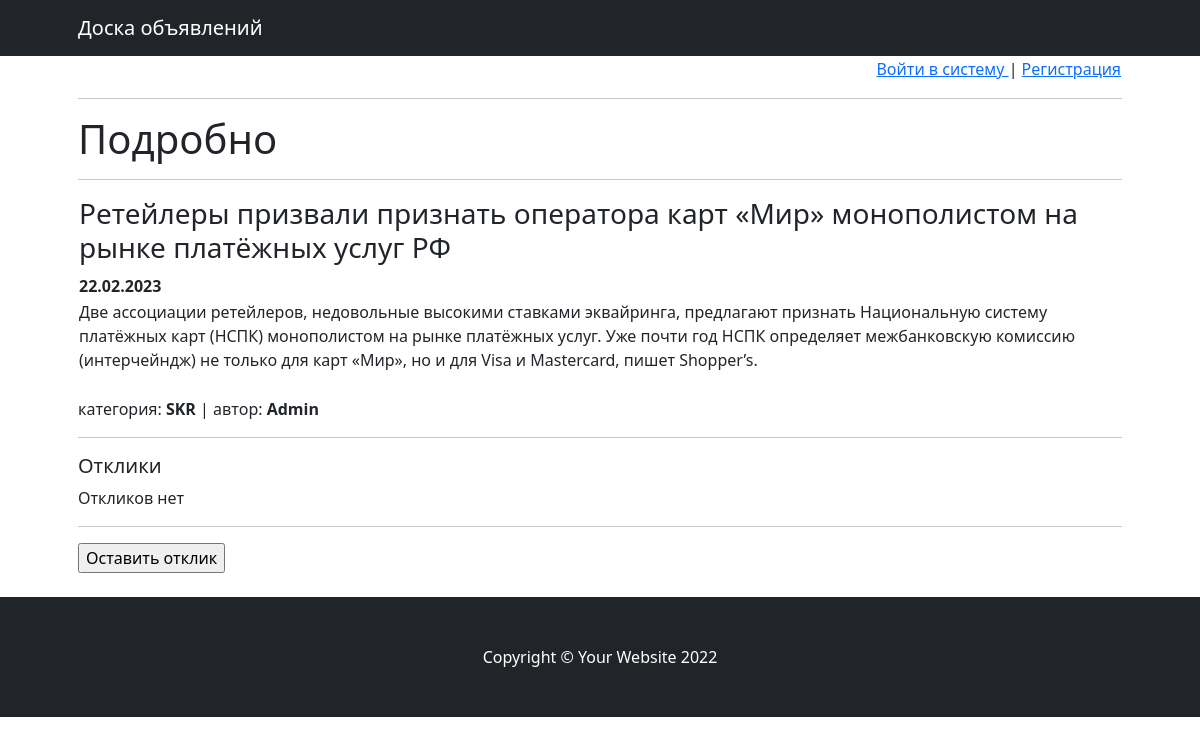
Page /board/7 on the committed database.
### board/models.py (models this page shows, shortened)
class Posts(models.Model):
    author = models.ForeignKey(Authors, null=True, on_delete=models.CASCADE)
    post_title = models.CharField(max_length=100, default='')
    post_text = models.TextField(default='')
    date_create = models.DateTimeField(auto_now_add=True)
    name_category = models.CharField(max_length=5, choices=resource.CATEGORIES_SELECT, default='')

class Authors(models.Model):
    user = models.ForeignKey(User, on_delete=models.CASCADE, blank=True, null=True)
    rate = models.IntegerField(default=0)
    subscribers = models.BooleanField(default=False)

### board/views.py (the view)
# urls.py: path('<int:pk>', PostDetail.as_view(), name='post_detail'),
class PostDetail(DetailView):
    model = Posts
    template_name = 'post_detail.html'
    context_object_name = 'post'
    def get_context_data(self, **kwargs):
        context = super().get_context_data(**kwargs)
        context['responds'] = Responds.objects.filter(post=self.object.id)
        return context

### templates/post_detail.html (shortened to what this page needs)
{% extends 'flatpages/default.html' %}
{% block content %}
{% include 'auth.html' %}
<hr>
<h1>Подробно</h1>
<hr>
        <table border = 0 width = 100% align = center>
            <tr>
                <td><h3>{{ post.post_title }}</h3></td>
            </tr>
            <tr>
                <td><b>{{ post.date_create|date:'d.m.Y' }}</b></td>
            </tr>
            <tr>
                <td>{{ post.post_text }}</td>
            </tr>
        </table>
<br>
категория: <b>{{ post.name_category }}</b> | автор: <b>{{ post.author.user.username }}</b>
<hr>
<h5> Отклики </h5>
    {% if responds %}
            {% for respond in responds %}
            <br>
            <table>
                <tr>
                    <td>{{ respond.date_respond|date:'d.m.Y' }} | {{ respond.hater }}</td>
                </tr>
                <tr>
                    <td>{{ respond.text_respond }}</td>
                </tr>
            </table>
            {% endfor %}
    {% else %}
        Откликов нет
    {% endif %}
    <hr>
    <form action="/board/{{ post.id }}/respond/" method="get">
        <input type="submit" value="Оставить отклик"/>
    </form>
    <br>
{% endblock content %}

### rows in the picture
Posts: post_title "Ретейлеры призвали признать оператора карт «Мир» монополистом на рынке платёжных услуг РФ", date_create "22.02.2023", post_text "Две ассоциации ретейлеров, недовольные высокими ставками эквайринга, предлагают признать Национальную систему платёжных карт (НСПК) монополистом на рынке платёжных услуг. Уже почти год НСПК определяет межбанковскую комиссию (интерчейндж) не только для карт «Мир», но и для Visa и Mastercard, пишет Shopper’s.", name_category "SKR", author.user.username "Admin"
